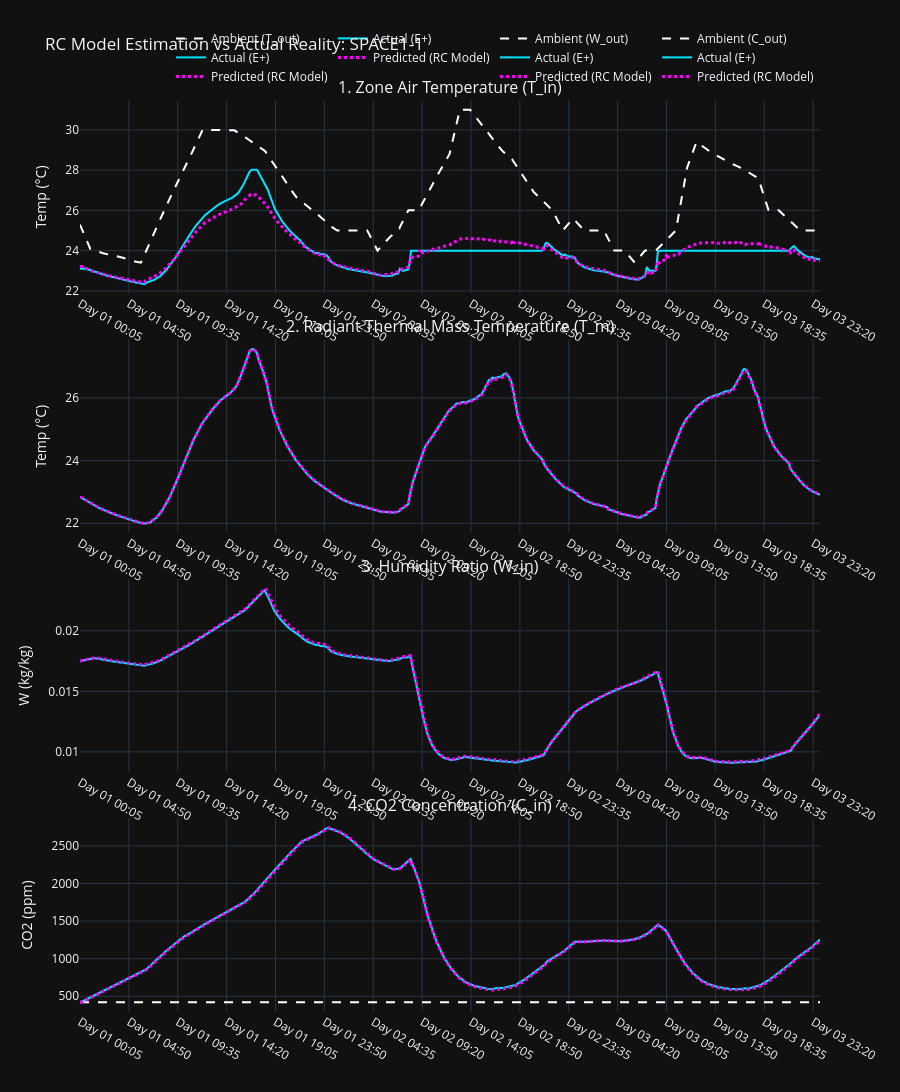

Notebook cell for this chart:
### Code cell
# @title Plot Data
import plotly.io as pio
pio.renderers.default = "vscode"
layout_config = {
        "global_title": "RC Model Estimation vs Actual Reality: {target_zone}",
        "height": 1200,
        "template": "plotly_dark",
        "vertical_spacing": 0.05,
        "subplots": [
            {
                "title": "1. Zone Air Temperature (T_in)",
                "y_title": "Temp (°C)",
                "group_id": "temp_air",
                "traces": [
                    {"col": "T_out", "name": "Ambient (T_out)", "color": "white", "dash": "dash"},
                    {"col": "{target_zone}_T_in", "name": "Actual (E+)", "color": "#00e5ff", "width": 2},
                    {"col": "{target_zone}_T_in_pred", "name": "Predicted (RC Model)", "color": "#ff00ff", "dash": "dot", "width": 3}
                ]
            },
            {
                "title": "2. Radiant Thermal Mass Temperature (T_m)",
                "y_title": "Temp (°C)",
                "group_id": "temp_mass",
                "traces": [
                    {"col": "{target_zone}_T_m", "name": "Actual (E+)", "color": "#00e5ff", "width": 2},
                    {"col": "{target_zone}_T_m_pred", "name": "Predicted (RC Model)", "color": "#ff00ff", "dash": "dot", "width": 3}
                ]
            },
            {
                "title": "3. Humidity Ratio (W_in)",
                "y_title": "W (kg/kg)",
                "group_id": "humidity",
                "traces": [
                    {"col": "W_out", "name": "Ambient (W_out)", "color": "white", "dash": "dash"},
                    {"col": "{target_zone}_W_in", "name": "Actual (E+)", "color": "#00e5ff", "width": 2},
                    {"col": "{target_zone}_W_in_pred", "name": "Predicted (RC Model)", "color": "#ff00ff", "dash": "dot", "width": 3}
                ]
            },
            {
                "title": "4. CO2 Concentration (C_in)",
                "y_title": "CO2 (ppm)",
                "group_id": "co2",
                "traces": [
                    {"col": "CO2_out", "name": "Ambient (C_out)", "color": "white", "dash": "dash"},
                    {"col": "{target_zone}_CO2_in", "name": "Actual (E+)", "color": "#00e5ff", "width": 2},
                    {"col": "{target_zone}_C_in_pred", "name": "Predicted (RC Model)", "color": "#ff00ff", "dash": "dot", "width": 3}
                ]
            }
        ]
    }
fig = GenerateSimulationPlots(df_log, target_zone="SPACE1-1",layout_config=layout_config)

### Figure 1 — Plotly figure (JSON) as saved in the notebook; plotly's stock layout.template omitted (floating-point values rounded to 4 significant figures; data arrays with more than 128 entries replaced by an {"elided": "..."} marker saying what was removed)
{"data": [{"legendgroup": "temp_air", "line": {"color": "white", "dash": "dash", "width": 2}, "name": "Ambient (T_out)", "type": "scatter", "x": {"elided": "864 float values"}, "xaxis": "x", "y": {"elided": "864 float values"}, "yaxis": "y"}, {"legendgroup": "temp_air", "line": {"color": "#00e5ff", "width": 2}, "name": "Actual (E+)", "type": "scatter", "x": {"elided": "864 float values"}, "xaxis": "x", "y": {"elided": "864 float values"}, "yaxis": "y"}, {"legendgroup": "temp_air", "line": {"color": "#ff00ff", "dash": "dot", "width": 3}, "name": "Predicted (RC Model)", "type": "scatter", "x": {"elided": "864 float values"}, "xaxis": "x", "y": {"elided": "864 float values"}, "yaxis": "y"}, {"legendgroup": "temp_mass", "line": {"color": "#00e5ff", "width": 2}, "name": "Actual (E+)", "type": "scatter", "x": {"elided": "864 float values"}, "xaxis": "x2", "y": {"elided": "864 float values"}, "yaxis": "y2"}, {"legendgroup": "temp_mass", "line": {"color": "#ff00ff", "dash": "dot", "width": 3}, "name": "Predicted (RC Model)", "type": "scatter", "x": {"elided": "864 float values"}, "xaxis": "x2", "y": {"elided": "864 float values"}, "yaxis": "y2"}, {"legendgroup": "humidity", "line": {"color": "white", "dash": "dash", "width": 2}, "name": "Ambient (W_out)", "type": "scatter", "x": {"elided": "864 float values"}, "xaxis": "x3", "y": {"elided": "864 null values"}, "yaxis": "y3"}, {"legendgroup": "humidity", "line": {"color": "#00e5ff", "width": 2}, "name": "Actual (E+)", "type": "scatter", "x": {"elided": "864 float values"}, "xaxis": "x3", "y": {"elided": "864 float values"}, "yaxis": "y3"}, {"legendgroup": "humidity", "line": {"color": "#ff00ff", "dash": "dot", "width": 3}, "name": "Predicted (RC Model)", "type": "scatter", "x": {"elided": "864 float values"}, "xaxis": "x3", "y": {"elided": "864 float values"}, "yaxis": "y3"}, {"legendgroup": "co2", "line": {"color": "white", "dash": "dash", "width": 2}, "name": "Ambient (C_out)", "type": "scatter", "x": {"elided": "864 float values"}, "xaxis": "x4", "y": {"elided": "864 int values"}, "yaxis": "y4"}, {"legendgroup": "co2", "line": {"color": "#00e5ff", "width": 2}, "name": "Actual (E+)", "type": "scatter", "x": {"elided": "864 float values"}, "xaxis": "x4", "y": {"elided": "864 float values"}, "yaxis": "y4"}, {"legendgroup": "co2", "line": {"color": "#ff00ff", "dash": "dot", "width": 3}, "name": "Predicted (RC Model)", "type": "scatter", "x": {"elided": "864 float values"}, "xaxis": "x4", "y": {"elided": "864 float values"}, "yaxis": "y4"}], "layout": {"annotations": [{"font": {"size": 16}, "showarrow": false, "text": "1. Zone Air Temperature (T_in)", "x": 0.5, "xanchor": "center", "xref": "paper", "y": 1, "yanchor": "bottom", "yref": "paper"}, {"font": {"size": 16}, "showarrow": false, "text": "2. Radiant Thermal Mass Temperature (T_m)", "x": 0.5, "xanchor": "center", "xref": "paper", "y": 0.7375, "yanchor": "bottom", "yref": "paper"}, {"font": {"size": 16}, "showarrow": false, "text": "3. Humidity Ratio (W_in)", "x": 0.5, "xanchor": "center", "xref": "paper", "y": 0.475, "yanchor": "bottom", "yref": "paper"}, {"font": {"size": 16}, "showarrow": false, "text": "4. CO2 Concentration (C_in)", "x": 0.5, "xanchor": "center", "xref": "paper", "y": 0.2125, "yanchor": "bottom", "yref": "paper"}], "height": 1200, "hovermode": "x unified", "legend": {"orientation": "h", "x": 1, "xanchor": "right", "y": 1.01, "yanchor": "bottom"}, "title": {"text": "RC Model Estimation vs Actual Reality: SPACE1-1"}, "xaxis": {"anchor": "y", "domain": [0, 1], "matches": "x4", "showticklabels": true, "tickangle": 30, "tickmode": "array", "ticktext": ["Day 01 00:05", "Day 01 04:50", "Day 01 09:35", "Day 01 14:20", "Day 01 19:05", "Day 01 23:50", "Day 02 04:35", "Day 02 09:20", "Day 02 14:05", "Day 02 18:50", "Day 02 23:35", "Day 03 04:20", "Day 03 09:05", "Day 03 13:50", "Day 03 18:35", "Day 03 23:20"], "tickvals": [0.08333, 4.833, 9.583, 14.33, 19.08, 23.83, 28.58, 33.33, 38.08, 42.83, 47.58, 52.33, 57.08, 61.83, 66.58, 71.33]}, "xaxis2": {"anchor": "y2", "domain": [0, 1], "matches": "x4", "showticklabels": true, "tickangle": 30, "tickmode": "array", "ticktext": ["Day 01 00:05", "Day 01 04:50", "Day 01 09:35", "Day 01 14:20", "Day 01 19:05", "Day 01 23:50", "Day 02 04:35", "Day 02 09:20", "Day 02 14:05", "Day 02 18:50", "Day 02 23:35", "Day 03 04:20", "Day 03 09:05", "Day 03 13:50", "Day 03 18:35", "Day 03 23:20"], "tickvals": [0.08333, 4.833, 9.583, 14.33, 19.08, 23.83, 28.58, 33.33, 38.08, 42.83, 47.58, 52.33, 57.08, 61.83, 66.58, 71.33]}, "xaxis3": {"anchor": "y3", "domain": [0, 1], "matches": "x4", "showticklabels": true, "tickangle": 30, "tickmode": "array", "ticktext": ["Day 01 00:05", "Day 01 04:50", "Day 01 09:35", "Day 01 14:20", "Day 01 19:05", "Day 01 23:50", "Day 02 04:35", "Day 02 09:20", "Day 02 14:05", "Day 02 18:50", "Day 02 23:35", "Day 03 04:20", "Day 03 09:05", "Day 03 13:50", "Day 03 18:35", "Day 03 23:20"], "tickvals": [0.08333, 4.833, 9.583, 14.33, 19.08, 23.83, 28.58, 33.33, 38.08, 42.83, 47.58, 52.33, 57.08, 61.83, 66.58, 71.33]}, "xaxis4": {"anchor": "y4", "domain": [0, 1], "showticklabels": true, "tickangle": 30, "tickmode": "array", "ticktext": ["Day 01 00:05", "Day 01 04:50", "Day 01 09:35", "Day 01 14:20", "Day 01 19:05", "Day 01 23:50", "Day 02 04:35", "Day 02 09:20", "Day 02 14:05", "Day 02 18:50", "Day 02 23:35", "Day 03 04:20", "Day 03 09:05", "Day 03 13:50", "Day 03 18:35", "Day 03 23:20"], "tickvals": [0.08333, 4.833, 9.583, 14.33, 19.08, 23.83, 28.58, 33.33, 38.08, 42.83, 47.58, 52.33, 57.08, 61.83, 66.58, 71.33]}, "yaxis": {"anchor": "x", "domain": [0.7875, 1], "title": {"text": "Temp (°C)"}}, "yaxis2": {"anchor": "x2", "domain": [0.525, 0.7375], "title": {"text": "Temp (°C)"}}, "yaxis3": {"anchor": "x3", "domain": [0.2625, 0.475], "title": {"text": "W (kg/kg)"}}, "yaxis4": {"anchor": "x4", "domain": [0, 0.2125], "title": {"text": "CO2 (ppm)"}}}}
